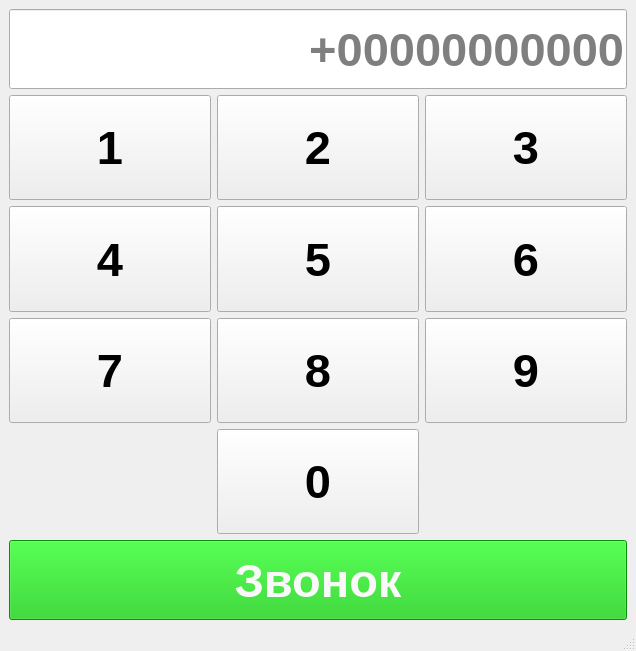
<?xml version="1.0" encoding="UTF-8"?>
<ui version="4.0">
 <class>MainWindow</class>
 <widget class="QMainWindow" name="MainWindow">
  <property name="geometry">
   <rect>
    <x>0</x>
    <y>0</y>
    <width>636</width>
    <height>651</height>
   </rect>
  </property>
  <property name="windowTitle">
   <string>MainWindow</string>
  </property>
  <widget class="QWidget" name="centralwidget">
   <layout class="QGridLayout" name="gridLayout_2">
    <item row="0" column="0">
     <layout class="QVBoxLayout" name="verticalLayout">
      <item>
       <widget class="QLineEdit" name="lineEdit">
        <property name="minimumSize">
         <size>
          <width>0</width>
          <height>80</height>
         </size>
        </property>
        <property name="font">
         <font>
          <pointsize>35</pointsize>
          <italic>false</italic>
          <bold>true</bold>
         </font>
        </property>
        <property name="alignment">
         <set>Qt::AlignRight|Qt::AlignTrailing|Qt::AlignVCenter</set>
        </property>
        <property name="placeholderText">
         <string>+00000000000</string>
        </property>
       </widget>
      </item>
      <item>
       <layout class="QGridLayout" name="gridLayout">
        <item row="6" column="0">
         <widget class="QPushButton" name="pushButton_7">
          <property name="sizePolicy">
           <sizepolicy hsizetype="Minimum" vsizetype="Expanding">
            <horstretch>0</horstretch>
            <verstretch>0</verstretch>
           </sizepolicy>
          </property>
          <property name="font">
           <font>
            <pointsize>35</pointsize>
            <italic>false</italic>
            <bold>true</bold>
           </font>
          </property>
          <property name="text">
           <string>7</string>
          </property>
         </widget>
        </item>
        <item row="6" column="1">
         <widget class="QPushButton" name="pushButton_8">
          <property name="sizePolicy">
           <sizepolicy hsizetype="Minimum" vsizetype="Expanding">
            <horstretch>0</horstretch>
            <verstretch>0</verstretch>
           </sizepolicy>
          </property>
          <property name="font">
           <font>
            <pointsize>35</pointsize>
            <italic>false</italic>
            <bold>true</bold>
           </font>
          </property>
          <property name="text">
           <string>8</string>
          </property>
         </widget>
        </item>
        <item row="0" column="0">
         <widget class="QPushButton" name="pushButton">
          <property name="sizePolicy">
           <sizepolicy hsizetype="Minimum" vsizetype="Expanding">
            <horstretch>0</horstretch>
            <verstretch>0</verstretch>
           </sizepolicy>
          </property>
          <property name="font">
           <font>
            <pointsize>35</pointsize>
            <italic>false</italic>
            <bold>true</bold>
           </font>
          </property>
          <property name="text">
           <string>1</string>
          </property>
         </widget>
        </item>
        <item row="3" column="0">
         <widget class="QPushButton" name="pushButton_4">
          <property name="sizePolicy">
           <sizepolicy hsizetype="Minimum" vsizetype="Expanding">
            <horstretch>0</horstretch>
            <verstretch>0</verstretch>
           </sizepolicy>
          </property>
          <property name="font">
           <font>
            <pointsize>35</pointsize>
            <italic>false</italic>
            <bold>true</bold>
           </font>
          </property>
          <property name="text">
           <string>4</string>
          </property>
         </widget>
        </item>
        <item row="0" column="1">
         <widget class="QPushButton" name="pushButton_2">
          <property name="sizePolicy">
           <sizepolicy hsizetype="Minimum" vsizetype="Expanding">
            <horstretch>0</horstretch>
            <verstretch>0</verstretch>
           </sizepolicy>
          </property>
          <property name="font">
           <font>
            <pointsize>35</pointsize>
            <italic>false</italic>
            <bold>true</bold>
           </font>
          </property>
          <property name="text">
           <string>2</string>
          </property>
         </widget>
        </item>
        <item row="3" column="1">
         <widget class="QPushButton" name="pushButton_5">
          <property name="sizePolicy">
           <sizepolicy hsizetype="Minimum" vsizetype="Expanding">
            <horstretch>0</horstretch>
            <verstretch>0</verstretch>
           </sizepolicy>
          </property>
          <property name="font">
           <font>
            <pointsize>35</pointsize>
            <italic>false</italic>
            <bold>true</bold>
           </font>
          </property>
          <property name="text">
           <string>5</string>
          </property>
         </widget>
        </item>
        <item row="0" column="2">
         <widget class="QPushButton" name="pushButton_3">
          <property name="sizePolicy">
           <sizepolicy hsizetype="Minimum" vsizetype="Expanding">
            <horstretch>0</horstretch>
            <verstretch>0</verstretch>
           </sizepolicy>
          </property>
          <property name="font">
           <font>
            <pointsize>35</pointsize>
            <italic>false</italic>
            <bold>true</bold>
           </font>
          </property>
          <property name="text">
           <string>3</string>
          </property>
         </widget>
        </item>
        <item row="6" column="2">
         <widget class="QPushButton" name="pushButton_9">
          <property name="sizePolicy">
           <sizepolicy hsizetype="Minimum" vsizetype="Expanding">
            <horstretch>0</horstretch>
            <verstretch>0</verstretch>
           </sizepolicy>
          </property>
          <property name="font">
           <font>
            <pointsize>35</pointsize>
            <italic>false</italic>
            <bold>true</bold>
           </font>
          </property>
          <property name="text">
           <string>9</string>
          </property>
         </widget>
        </item>
        <item row="3" column="2">
         <widget class="QPushButton" name="pushButton_6">
          <property name="sizePolicy">
           <sizepolicy hsizetype="Minimum" vsizetype="Expanding">
            <horstretch>0</horstretch>
            <verstretch>0</verstretch>
           </sizepolicy>
          </property>
          <property name="font">
           <font>
            <pointsize>35</pointsize>
            <italic>false</italic>
            <bold>true</bold>
           </font>
          </property>
          <property name="text">
           <string>6</string>
          </property>
         </widget>
        </item>
        <item row="7" column="1">
         <widget class="QPushButton" name="pushButton_10">
          <property name="sizePolicy">
           <sizepolicy hsizetype="Minimum" vsizetype="Expanding">
            <horstretch>0</horstretch>
            <verstretch>0</verstretch>
           </sizepolicy>
          </property>
          <property name="font">
           <font>
            <pointsize>35</pointsize>
            <italic>false</italic>
            <bold>true</bold>
           </font>
          </property>
          <property name="text">
           <string>0</string>
          </property>
         </widget>
        </item>
       </layout>
      </item>
      <item>
       <widget class="QPushButton" name="pushButton_11">
        <property name="minimumSize">
         <size>
          <width>0</width>
          <height>80</height>
         </size>
        </property>
        <property name="font">
         <font>
          <pointsize>35</pointsize>
          <italic>false</italic>
          <bold>true</bold>
         </font>
        </property>
        <property name="styleSheet">
         <string notr="true">background-color: rgb(14, 198, 11);
border-color: rgb(60, 26, 255);
color: rgb(249, 249, 249); </string>
        </property>
        <property name="text">
         <string>Звонок</string>
        </property>
       </widget>
      </item>
     </layout>
    </item>
   </layout>
  </widget>
  <widget class="QMenuBar" name="menubar">
   <property name="geometry">
    <rect>
     <x>0</x>
     <y>0</y>
     <width>636</width>
     <height>22</height>
    </rect>
   </property>
  </widget>
  <widget class="QStatusBar" name="statusbar"/>
 </widget>
 <resources/>
 <connections>
  <connection>
   <sender>pushButton</sender>
   <signal>clicked()</signal>
   <receiver>MainWindow</receiver>
   <slot>add1()</slot>
   <hints>
    <hint type="sourcelabel">
     <x>83</x>
     <y>155</y>
    </hint>
    <hint type="destinationlabel">
     <x>25</x>
     <y>439</y>
    </hint>
   </hints>
  </connection>
  <connection>
   <sender>pushButton_2</sender>
   <signal>clicked()</signal>
   <receiver>MainWindow</receiver>
   <slot>add2()</slot>
   <hints>
    <hint type="sourcelabel">
     <x>227</x>
     <y>171</y>
    </hint>
    <hint type="destinationlabel">
     <x>71</x>
     <y>447</y>
    </hint>
   </hints>
  </connection>
  <connection>
   <sender>pushButton_3</sender>
   <signal>clicked()</signal>
   <receiver>MainWindow</receiver>
   <slot>add3()</slot>
   <hints>
    <hint type="sourcelabel">
     <x>440</x>
     <y>155</y>
    </hint>
    <hint type="destinationlabel">
     <x>438</x>
     <y>439</y>
    </hint>
   </hints>
  </connection>
  <connection>
   <sender>pushButton_4</sender>
   <signal>clicked()</signal>
   <receiver>MainWindow</receiver>
   <slot>add4()</slot>
   <hints>
    <hint type="sourcelabel">
     <x>54</x>
     <y>259</y>
    </hint>
    <hint type="destinationlabel">
     <x>21</x>
     <y>475</y>
    </hint>
   </hints>
  </connection>
  <connection>
   <sender>pushButton_5</sender>
   <signal>clicked()</signal>
   <receiver>MainWindow</receiver>
   <slot>add5()</slot>
   <hints>
    <hint type="sourcelabel">
     <x>246</x>
     <y>257</y>
    </hint>
    <hint type="destinationlabel">
     <x>105</x>
     <y>453</y>
    </hint>
   </hints>
  </connection>
  <connection>
   <sender>pushButton_6</sender>
   <signal>clicked()</signal>
   <receiver>MainWindow</receiver>
   <slot>add6()</slot>
   <hints>
    <hint type="sourcelabel">
     <x>454</x>
     <y>257</y>
    </hint>
    <hint type="destinationlabel">
     <x>453</x>
     <y>467</y>
    </hint>
   </hints>
  </connection>
  <connection>
   <sender>pushButton_7</sender>
   <signal>clicked()</signal>
   <receiver>MainWindow</receiver>
   <slot>add7()</slot>
   <hints>
    <hint type="sourcelabel">
     <x>196</x>
     <y>360</y>
    </hint>
    <hint type="destinationlabel">
     <x>195</x>
     <y>467</y>
    </hint>
   </hints>
  </connection>
  <connection>
   <sender>pushButton_8</sender>
   <signal>clicked()</signal>
   <receiver>MainWindow</receiver>
   <slot>add8()</slot>
   <hints>
    <hint type="sourcelabel">
     <x>380</x>
     <y>363</y>
    </hint>
    <hint type="destinationlabel">
     <x>441</x>
     <y>502</y>
    </hint>
   </hints>
  </connection>
  <connection>
   <sender>pushButton_9</sender>
   <signal>clicked()</signal>
   <receiver>MainWindow</receiver>
   <slot>add9()</slot>
   <hints>
    <hint type="sourcelabel">
     <x>602</x>
     <y>381</y>
    </hint>
    <hint type="destinationlabel">
     <x>478</x>
     <y>434</y>
    </hint>
   </hints>
  </connection>
  <connection>
   <sender>pushButton_10</sender>
   <signal>clicked()</signal>
   <receiver>MainWindow</receiver>
   <slot>makeCall()</slot>
   <hints>
    <hint type="sourcelabel">
     <x>323</x>
     <y>443</y>
    </hint>
    <hint type="destinationlabel">
     <x>599</x>
     <y>531</y>
    </hint>
   </hints>
  </connection>
 </connections>
 <slots>
  <slot>add0()</slot>
  <slot>add1()</slot>
  <slot>add2()</slot>
  <slot>add3()</slot>
  <slot>add4()</slot>
  <slot>add5()</slot>
  <slot>add6()</slot>
  <slot>add7()</slot>
  <slot>add8()</slot>
  <slot>add9()</slot>
  <slot>makeCall()</slot>
 </slots>
</ui>
